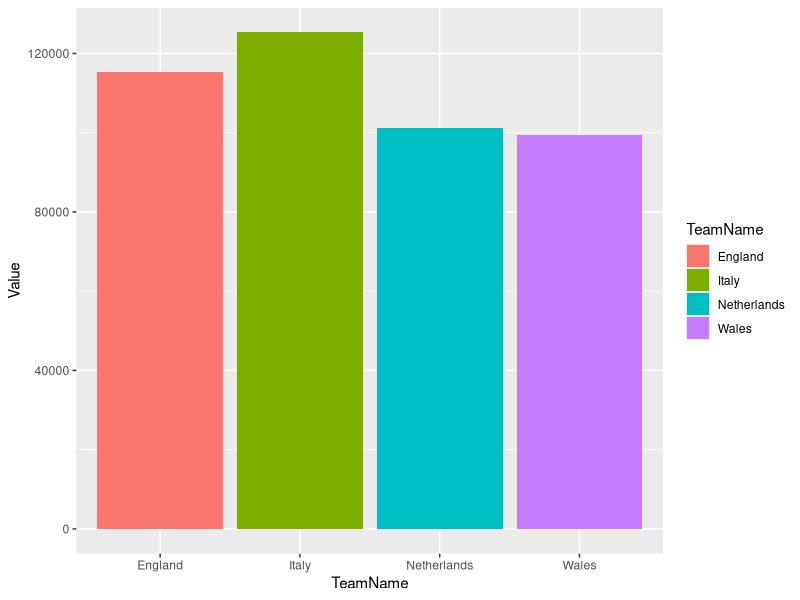
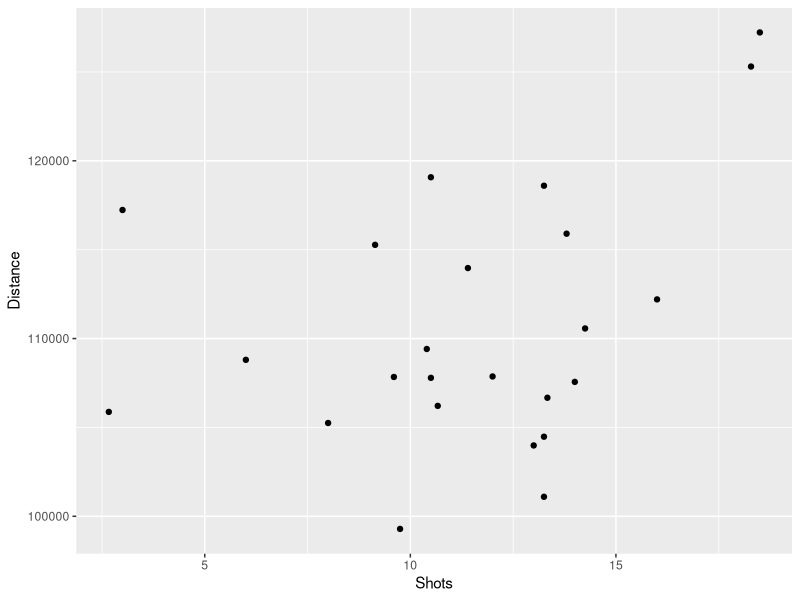

Here is the R script that generated these plots, in order:
## ---- chunk 1
knitr::opts_chunk$set(echo = TRUE)
## ---- chunk 2
library(tidyverse)
library(ggplot2)
library(knitr)
## ---- chunk 3
TeamStats <- read_csv("TeamStats.csv", show_col_types = FALSE)
glimpse(TeamStats)
## ---- chunk 4
data <- TeamStats %>% select(TeamName, StatsName, Value, MatchID)
glimpse(data)
## ---- chunk 5
dist_cov <- data %>% 
  group_by(TeamName) %>% 
  filter(StatsName == "Distance covered (m)") %>% 
  mutate(Value = as.numeric(Value))

kable_dis <- dist_cov %>% group_by(TeamName) %>% 
  select(TeamName, Value) %>% 
  arrange(Value)

kable(kable_dis)
## ---- chunk 6
avg_dist <- dist_cov %>% group_by(TeamName) %>% 
  select(Value,TeamName) %>% 
  summarise(mean(Value, na.rm = T))
## ---- chunk 7
Distance <- suppressWarnings(as.numeric(dist_cov$Distance))
## ---- chunk 8
names(avg_dist)[2] <- "Distance"
## ---- chunk 9
england_dis <- dist_cov %>% group_by(TeamName) %>%
  filter(TeamName == "England") %>% 
  summarise(mean(Value))

## ---- chunk 10
italy_dis <- dist_cov %>% group_by(TeamName) %>%
  filter(TeamName == "Italy") %>% 
  summarise(mean(Value))

wales_dis <- dist_cov %>% group_by(TeamName) %>%
  filter(TeamName == "Wales") %>% 
  summarise(mean(Value))

Netherlands_dis <- dist_cov %>% group_by(TeamName) %>%
  filter(TeamName == "Netherlands") %>% 
  summarise(mean(Value))

compare_dis <- full_join(italy_dis,england_dis)

compare_dis <- full_join(compare_dis, Netherlands_dis)

compare_dis <- full_join(compare_dis, wales_dis)

names(compare_dis)[2] <- "Value"

## ---- chunk 11
dist_graph <- ggplot(compare_dis, aes(x=TeamName, y = Value, fill = TeamName))
dist_graph + geom_bar(stat = "identity")
## ---- chunk 12

total_attempts <- data %>%
  group_by(TeamName) %>% 
  filter(StatsName == "Total Attempts") %>% 
  mutate(Value = as.numeric(Value)) %>% 
  arrange(Value)

kable_attempts <- total_attempts %>% group_by(TeamName) %>% 
  select(TeamName, Value)
  
  
kable(kable_attempts)
## ---- chunk 13
avg_attempts <- total_attempts %>% group_by(TeamName) %>% 
  select(Value,TeamName) %>% 
  summarise(mean(Value, na.rm = T))

names(avg_attempts)[2] <- "Value"
kable(avg_attempts)
## ---- chunk 14
dist_attempts <- full_join(avg_attempts,avg_dist)
names(dist_attempts)[2] <- "Shots"
names(dist_attempts)[3] <- "Distance"

kable(dist_attempts)

## ---- chunk 15
avg_dist_plot <- ggplot(data = dist_attempts %>% select(Shots, Distance), mapping = aes(x = Shots, y = Distance))
avg_dist_plot + geom_point()

